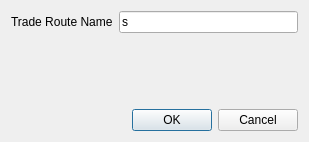
<?xml version="1.0" encoding="UTF-8"?>
<ui version="4.0">
 <class>Dialog</class>
 <widget class="QDialog" name="Dialog">
  <property name="geometry">
   <rect>
    <x>0</x>
    <y>0</y>
    <width>309</width>
    <height>142</height>
   </rect>
  </property>
  <property name="windowTitle">
   <string>Dialog</string>
  </property>
  <layout class="QVBoxLayout" name="verticalLayout_2">
   <item>
    <layout class="QVBoxLayout" name="verticalLayout">
     <item>
      <layout class="QHBoxLayout" name="horizontalLayout">
       <item>
        <widget class="QLabel" name="label">
         <property name="text">
          <string>Trade Route Name</string>
         </property>
        </widget>
       </item>
       <item>
        <widget class="QLineEdit" name="txtTradeRouteName">
         <property name="text">
          <string>s</string>
         </property>
        </widget>
       </item>
      </layout>
     </item>
     <item>
      <spacer name="verticalSpacer">
       <property name="orientation">
        <enum>Qt::Vertical</enum>
       </property>
       <property name="sizeHint" stdset="0">
        <size>
         <width>20</width>
         <height>28</height>
        </size>
       </property>
      </spacer>
     </item>
     <item>
      <widget class="QDialogButtonBox" name="buttonBox">
       <property name="orientation">
        <enum>Qt::Horizontal</enum>
       </property>
       <property name="standardButtons">
        <set>QDialogButtonBox::Cancel|QDialogButtonBox::Ok</set>
       </property>
      </widget>
     </item>
    </layout>
   </item>
  </layout>
 </widget>
 <resources/>
 <connections>
  <connection>
   <sender>buttonBox</sender>
   <signal>accepted()</signal>
   <receiver>Dialog</receiver>
   <slot>accept()</slot>
   <hints>
    <hint type="sourcelabel">
     <x>248</x>
     <y>254</y>
    </hint>
    <hint type="destinationlabel">
     <x>157</x>
     <y>274</y>
    </hint>
   </hints>
  </connection>
  <connection>
   <sender>buttonBox</sender>
   <signal>rejected()</signal>
   <receiver>Dialog</receiver>
   <slot>reject()</slot>
   <hints>
    <hint type="sourcelabel">
     <x>316</x>
     <y>260</y>
    </hint>
    <hint type="destinationlabel">
     <x>286</x>
     <y>274</y>
    </hint>
   </hints>
  </connection>
 </connections>
</ui>
